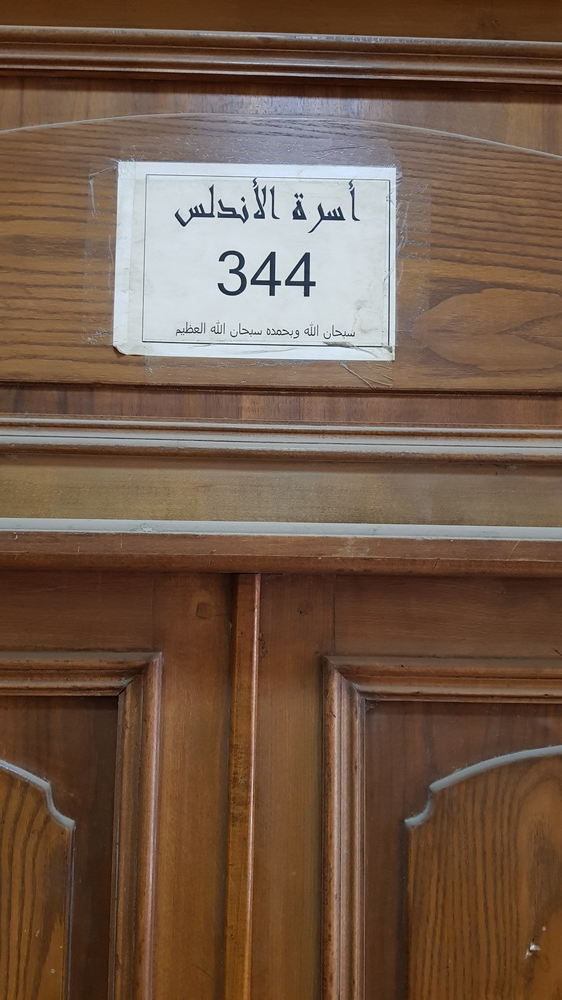
#> input picture 344.jpg, 562 x 1000 px, shrunk from 2268 x 4032 before the run
$ python -i ocr.py   (imports and definitions only)
#> lines starting #> are read from the running program, lines starting #| are printed output that depends on the picture; after the words box and inside, x2 and y2 are one past the last pixel; in counts of white or black regions, pixels touching at a corner belong together
import pytesseract
import cv2
import numpy as np

# this function takes the path of the image on the driver, loads it
# then performs a thresthod filter determined by var x to filter out
# all the colors that are less bright than x, then whiten out the remaining pixels form the threshold
# then it performs some diolations & erosions & some opening & closing to filter out all the elements
# from the image except the hall number, then we use ocr algorithm to try to find out the hall number eventually
def run(path):
#> called with path = '344.jpg'
    img = cv2.imread(path)
#> img is the input picture: shape (1000, 562, 3); mean B, G, R 72.7, 90.2, 114.5

    paper = img.copy()
    x = 200
    condition = np.bitwise_or(paper[:,:,0] < x, paper[:,:,1] < x, paper[:,:,2] < x)
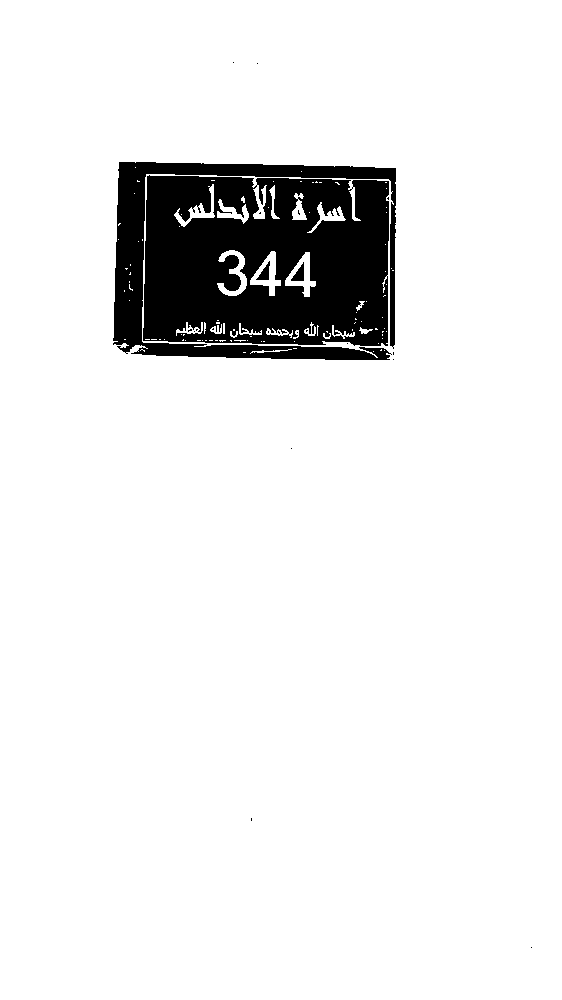
#> condition: shape (1000, 562) bool; 91.5% white; 23 black regions (19 under 20 px), largest, box (x1, y1, x2, y2) and area: (143, 175, 389, 346) 35496, (113, 162, 396, 360) 11811, (291, 262, 304, 281) 133, (256, 261, 270, 280) 124
    paper[condition] = 0
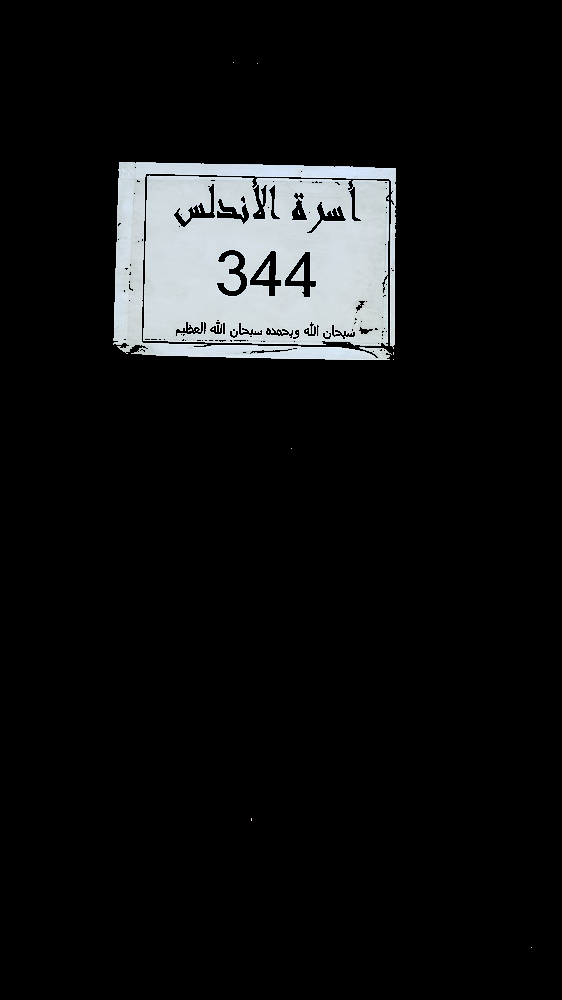
#> paper: shape (1000, 562, 3); mean B, G, R 19, 18.5, 17.7
    paper[np.invert(condition)] = 255
    gray = cv2.cvtColor(paper, cv2.COLOR_BGR2GRAY)
    cv2.rectangle(gray,(0,0),(gray.shape[1],gray.shape[0]),0,100)

    kernel = np.ones((5,5),np.uint8)
    kernel2 = np.ones((10,10),np.uint8)
    kernel3 = np.ones((15,15),np.uint8)

    opening = cv2.morphologyEx(gray, cv2.MORPH_OPEN, kernel)
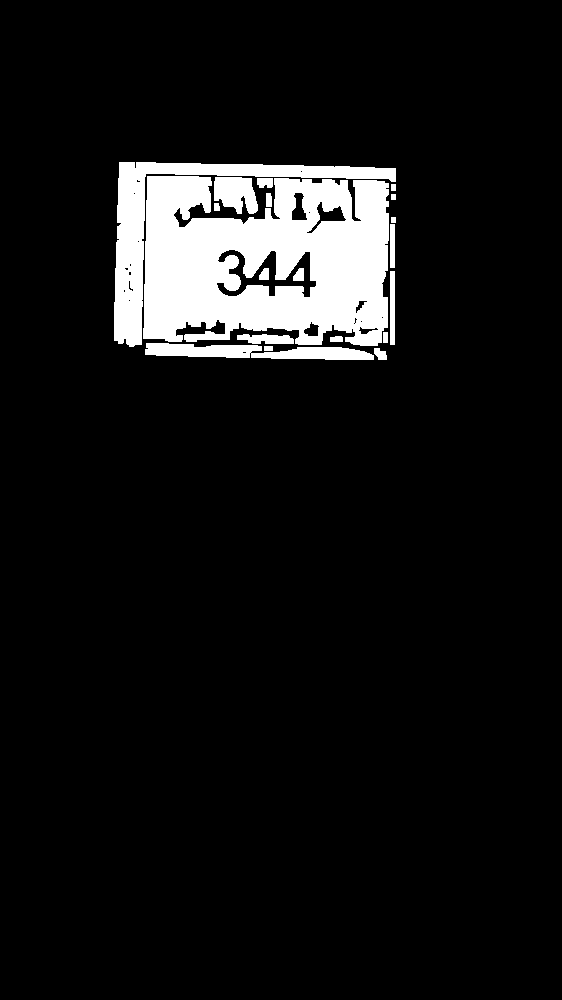
#> opening: shape (1000, 562); 8.2% white; 19 white regions, largest, box (x1, y1, x2, y2) and area: (143, 176, 389, 346) 32236, (114, 162, 396, 347) 7949, (145, 343, 374, 360) 2515
    closing = cv2.morphologyEx(opening, cv2.MORPH_CLOSE, kernel2)
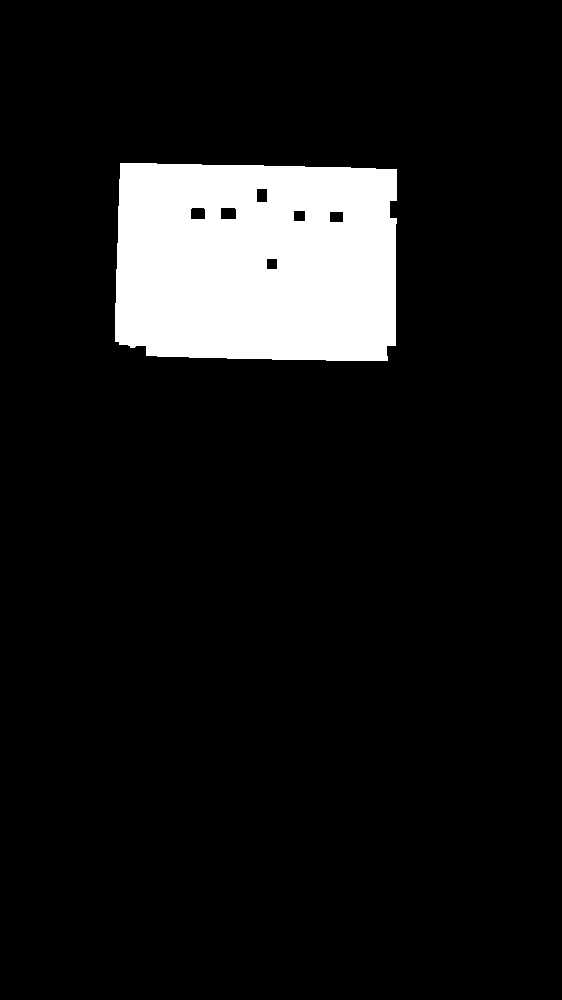
#> closing: shape (1000, 562); 9.4% white; 1 white region, box (x1, y1, x2, y2) and area: (115, 163, 397, 361) 52632


    bounds = cv2.findNonZero(closing)
#> bounds = contour of 52632 points, box (x1, y1, x2, y2) (115, 163, 397, 361), area 482
    test = closing[np.amin(bounds[:,0,1]):np.amax(bounds[:,0,1]), np.amin(bounds[:,0,0]):np.amax(bounds[:,0,0])]
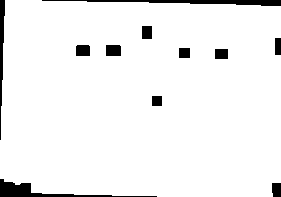
#> test: shape (197, 281); 94.9% white; 11 black regions, largest, box (x1, y1, x2, y2) and area: (42, 0, 281, 6) 721, (0, 179, 157, 197) 709, (0, 0, 5, 140) 385

    finalisa2 = cv2.cvtColor(test,cv2.COLOR_GRAY2RGB)
    cv2.rectangle(finalisa2,(0,0),(finalisa2.shape[1],finalisa2.shape[0]),(255,255,255),500)
#> finalisa2: shape (197, 281, 3); every value is 255


#> (the run stopped early here; a loop or call above may not have finished)
